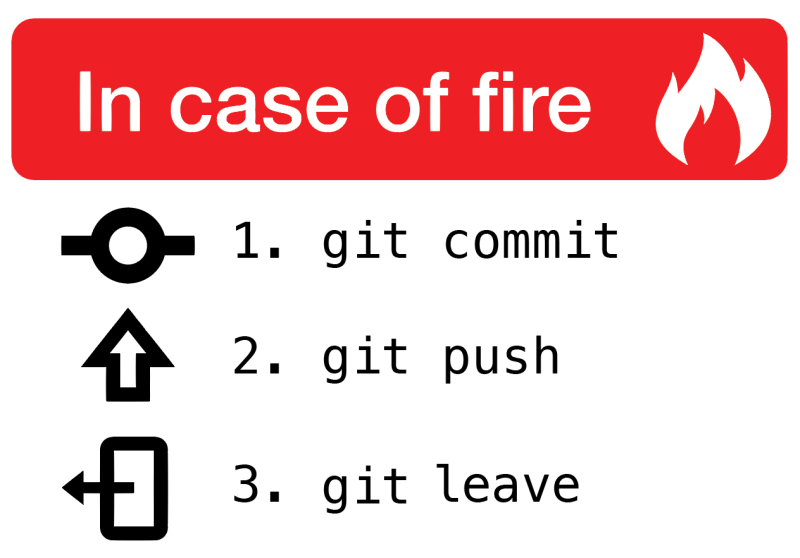
#> input picture Year10/OpenCV/imgs/git.jpg, 800 x 558 px
$ python 05a-single_colour_channel.py
#> lines starting #> are read from the running program, lines starting #| are printed output that depends on the picture
import cv2
import numpy as np
from pathlib import Path

def init_img(size: tuple):
    return np.zeros(size, dtype = np.uint8) # ensure the zeros is one byte long

# [43 lines left out: function filter_colour, not called in this run]


# paths
imgs_path = Path(__file__).parent.absolute()
img_path = imgs_path / "imgs" / "git.jpg"

# image to play with
src = cv2.imread(str(img_path))
#> src is the input picture: shape (558, 800, 3); mean B, G, R 190.2, 188.9, 238.9

# sneaky resize
s = src.shape
#> s = (558, 800, 3)
resized = (s[1]//2, s[0]//2)
#> resized = (400, 279)
src = cv2.resize(src, resized)
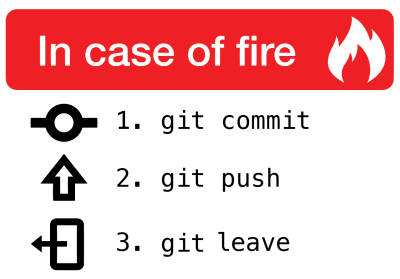
#> src: shape (279, 400, 3); mean B, G, R 190.2, 188.9, 238.9

_VALID_COLOURS = ["grey", "red", "green", "blue", "purple", "yellow"]

cv2.imshow("Original", src)

while True:
    key = chr(cv2.waitKey(0))
#> (key Esc is pressed here)
    print(key)

    if key == "q":
        break

    elif key == "d": # dull
        img = filter_colour(src, "grey")
    elif key == "r":
        img = filter_colour(src, "red")
    elif key == "g":
        img = filter_colour(src, "green")
    elif key == "b":
        img = filter_colour(src, "blue")
    elif key == "p":
        img = filter_colour(src, "purple")
    elif key == "y":
        img = filter_colour(src, "yellow")
    else:
        print(f"INVALID KEY: {key!r}")
        continue

    cv2.imshow("Filtered", img)

cv2.destroyAllWindows()

$ run again, with Year10/OpenCV/imgs/darkmode.jpg copied over Year10/OpenCV/imgs/git.jpg
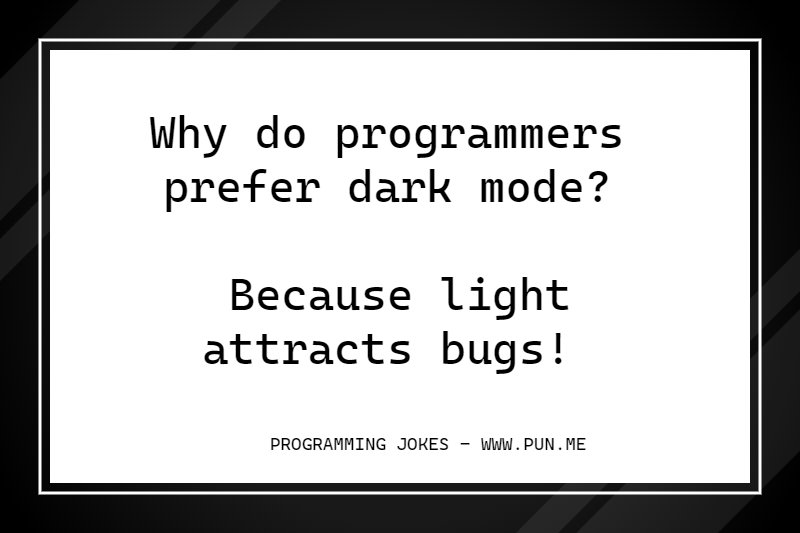
#> input picture Year10/OpenCV/imgs/darkmode.jpg, 800 x 533 px
#> src is the input picture: shape (533, 800, 3); min 0, max 255, mean 181
#> `src = cv2.resize(src, resized)`:
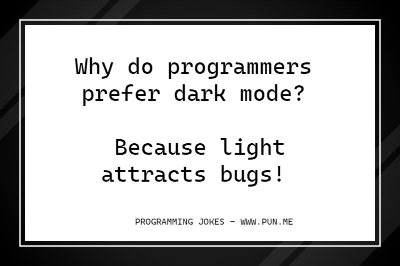
#> src: shape (266, 400, 3); min 0, max 255, mean 180.8
